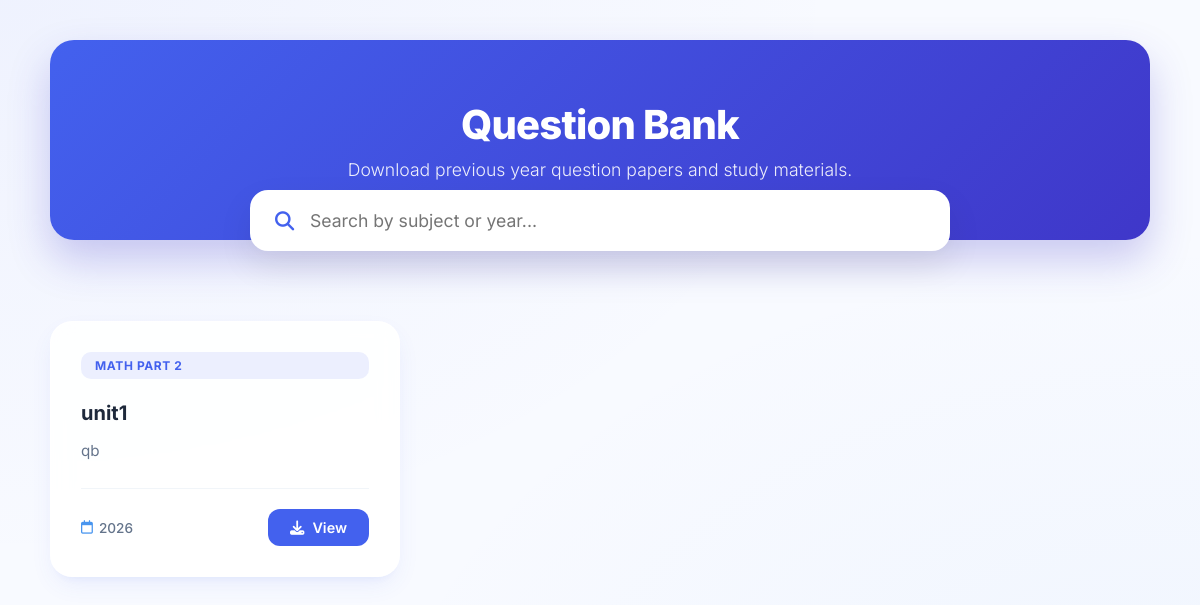
/student_questionbank.php, run on an earlier commit of the app's database.
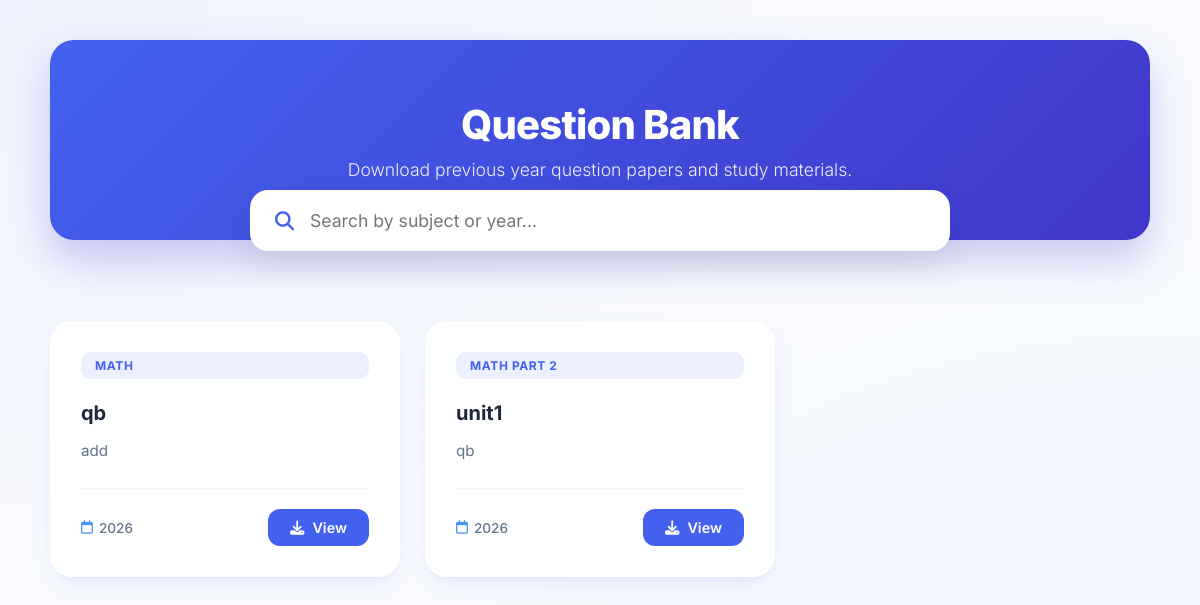
And on a later commit of the database.
### tables this page shows
CREATE TABLE `question_bank` (
  `id` int(11) NOT NULL,
  `subject` varchar(100) DEFAULT NULL,
  `year` varchar(50) DEFAULT NULL,
  `title` varchar(255) DEFAULT NULL,
  `description` text DEFAULT NULL,
  `file_name` varchar(255) DEFAULT NULL,
  `upload_date` timestamp NOT NULL DEFAULT current_timestamp()
);

### student_questionbank.php (the view, shortened to what this page needs)
<?php
include("db.php");
?>
<!DOCTYPE html>
<html lang="en">
<head>
    <link rel="stylesheet" href="https://cdnjs.cloudflare.com/ajax/libs/font-awesome/6.5.2/css/all.min.css">
</head>
<body>
<div class="container">
    <div class="header">
        <h1>Question Bank</h1>
        <p>Download previous year question papers and study materials.</p>
    </div>
    <div class="search-container">
        <input type="text" id="searchInput" placeholder="Search by subject or year..." onkeyup="filterCards()">
    </div>
    <div class="grid" id="cardGrid">
        <?php
        $res = $conn->query("SELECT * FROM question_bank ORDER BY id DESC");
        if($res->num_rows > 0){
            while($row = $res->fetch_assoc()){
        ?>
            <div class="card">
                <span class="subject-tag"><?= $row['subject'] ?></span>
                <h3><?= $row['title'] ?></h3>
                <p><?= $row['description'] ?></p>
                <div class="card-footer">
                    <span class="year"><i class="fa-regular fa-calendar"></i> <?= $row['year'] ?></span>
                    <a href="uploads/<?= $row['file_name'] ?>" class="download-btn" target="_blank">
                        <i class="fa-solid fa-download"></i> View
                    </a>
                </div>
            </div>
        <?php
            }
        } else {
            echo "<p>No materials available at the moment.</p>";
        }
        ?>
    </div>
</div>
</body>
</html>

### student_questionbank.php (style rules this page uses)
:root { --primary: #4361ee; --primary-light: #4895ef; --secondary: #3f37c9; --text-dark: #1e293b; --text-light: #64748b; --bg-body: #f8faff; --glass: rgba(255, 255, 255, 0.9); --shadow: 0 10px 25px -5px rgba(67, 97, 238, 0.1), 0 8px 10px -6px rgba(67, 97, 238, 0.05); }
* { margin: 0; padding: 0; box-sizing: border-box; font-family: 'Inter', 'Poppins', sans-serif; }
body { background: var(--bg-body); background-image: radial-gradient(at 0% 0%, rgba(67, 97, 238, 0.05) 0px, transparent 50%), radial-gradient(at 100% 100%, rgba(72, 149, 239, 0.05) 0px, transparent 50%); min-height: 100vh; padding: 40px 20px; }
.container { max-width: 1100px; margin: auto; }
.header { background: linear-gradient(135deg, var(--primary), var(--secondary)); padding: 60px 40px; border-radius: 24px; text-align: center; color: white; margin-bottom: -50px; box-shadow: 0 20px 40px rgba(63, 55, 201, 0.25); position: relative; z-index: 1; }
.header h1 { font-size: 2.5rem; font-weight: 800; letter-spacing: -0.02em; margin-bottom: 10px; }
.header p { font-size: 1.1rem; opacity: 0.9; font-weight: 300; }
.search-container { position: relative; z-index: 2; max-width: 700px; margin: 0 auto 50px; }
.search-container input { width: 100%; padding: 20px 30px 20px 60px; border-radius: 18px; border: none; background: white; font-size: 1.1rem; box-shadow: 0 15px 35px rgba(0,0,0,0.08); transition: all 0.3s ease; outline: none; }
.search-container::before { content: "\f002"; font-family: "Font Awesome 6 Free"; font-weight: 900; position: absolute; left: 25px; top: 50%; transform: translateY(-50%); color: var(--primary); font-size: 1.2rem; }
.grid { display: grid; grid-template-columns: repeat(auto-fill, minmax(320px, 1fr)); gap: 25px; padding-top: 20px; }
.card { background: var(--glass); backdrop-filter: blur(10px); padding: 30px; border-radius: 22px; border: 1px solid rgba(255, 255, 255, 0.6); box-shadow: var(--shadow); transition: all 0.4s cubic-bezier(0.165, 0.84, 0.44, 1); display: flex; flex-direction: column; justify-content: space-between; }
.subject-tag { display: inline-block; background: rgba(67, 97, 238, 0.1); color: var(--primary); padding: 6px 14px; border-radius: 10px; font-size: 0.75rem; font-weight: 700; text-transform: uppercase; letter-spacing: 0.05em; margin-bottom: 20px; }
.card h3 { font-size: 1.25rem; color: var(--text-dark); margin-bottom: 12px; line-height: 1.4; font-weight: 700; }
.card p { color: var(--text-light); font-size: 0.95rem; line-height: 1.6; margin-bottom: 25px; display: -webkit-box; -webkit-line-clamp: 2; -webkit-box-orient: vertical; overflow: hidden; }
.card-footer { display: flex; justify-content: space-between; align-items: center; border-top: 1px solid #f1f5f9; padding-top: 20px; }
.year { display: flex; align-items: center; gap: 6px; font-size: 0.85rem; color: var(--text-light); font-weight: 500; }
.year i { color: var(--primary-light); }
.download-btn { background: var(--primary); color: white; text-decoration: none; padding: 10px 22px; border-radius: 12px; font-size: 0.9rem; font-weight: 600; transition: all 0.3s ease; display: flex; align-items: center; gap: 8px; }

What changed in the data, as far as the page shows it:
added question_bank: subject "MATH", title "qb", description "add", year "2026"
